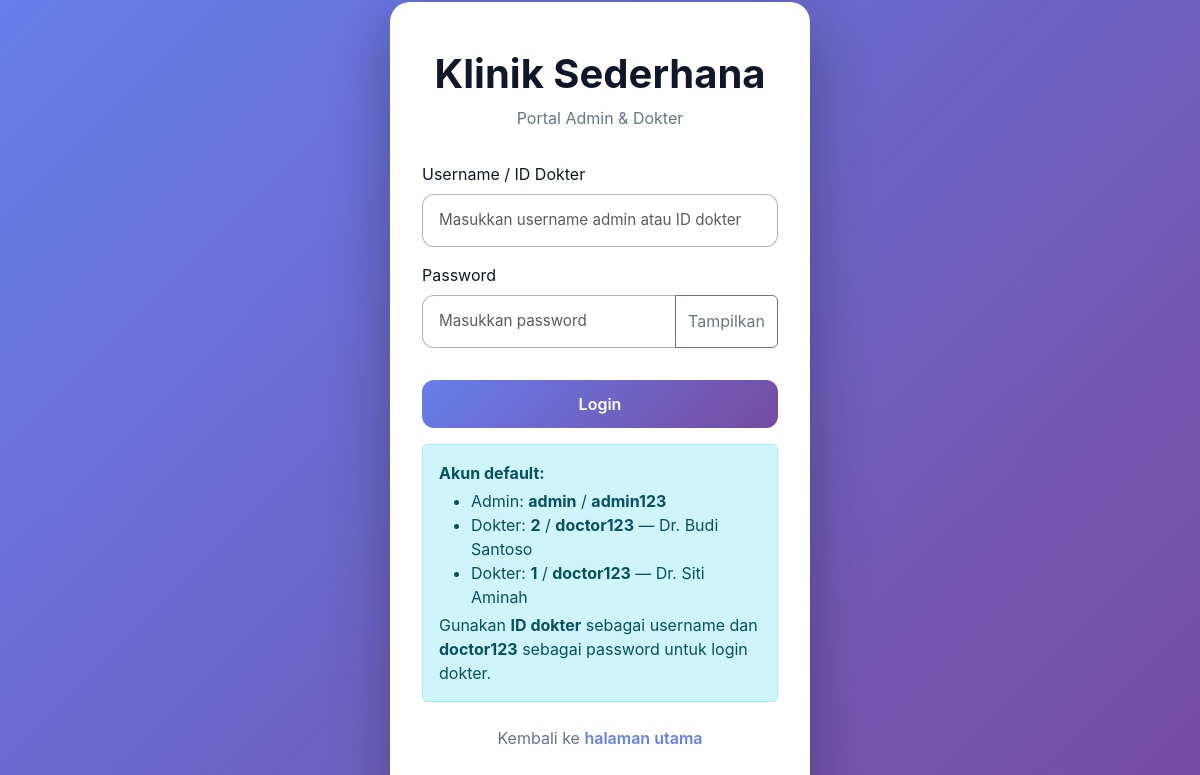
The page /login.php on the database its author committed.
### tables this page shows
CREATE TABLE IF NOT EXISTS `doctors` (
  `id` INT AUTO_INCREMENT PRIMARY KEY,
  `name` VARCHAR(150) NOT NULL,
  `specialty` VARCHAR(100) NOT NULL,
  `phone` VARCHAR(25) NOT NULL,
  `created_at` TIMESTAMP DEFAULT CURRENT_TIMESTAMP
);

### data.php (called while the page is built, shortened)
<?php
function db_connect() {
    try {
        $pdo = new PDO(
            'mysql:host=' . DB_HOST,
            DB_USER,
            DB_PASS,
            [
                PDO::ATTR_ERRMODE => PDO::ERRMODE_EXCEPTION,
                PDO::ATTR_DEFAULT_FETCH_MODE => PDO::FETCH_ASSOC,
                PDO::MYSQL_ATTR_INIT_COMMAND => 'SET NAMES utf8mb4'
            ]
        );
        initialize_database($pdo);
        $pdo->exec('USE `' . DB_NAME . '`');
        return $pdo;
    } catch (PDOException $e) {
        die('Database connection gagal: ' . $e->getMessage());
    }
}
function initialize_database($pdo) {
    $pdo->exec('CREATE DATABASE IF NOT EXISTS `' . DB_NAME . '` CHARACTER SET utf8mb4 COLLATE utf8mb4_unicode_ci');
    $pdo->exec('USE `' . DB_NAME . '`');
    $pdo->exec(
        'CREATE TABLE IF NOT EXISTS doctors (
            id INT AUTO_INCREMENT PRIMARY KEY,
            name VARCHAR(150) NOT NULL,
            specialty VARCHAR(100) NOT NULL,
            phone VARCHAR(25) NOT NULL,
            description TEXT,
            education TEXT,
            symptoms TEXT,
            created_at TIMESTAMP DEFAULT CURRENT_TIMESTAMP
        ) ENGINE=InnoDB DEFAULT CHARSET=utf8mb4'
    );
    $pdo->exec(
        'CREATE TABLE IF NOT EXISTS schedules (
            id INT AUTO_INCREMENT PRIMARY KEY,
            doctor_id INT NOT NULL,
            date DATE NOT NULL,
            time TIME NOT NULL,
            slots INT NOT NULL DEFAULT 1,
            created_at TIMESTAMP DEFAULT CURRENT_TIMESTAMP,
            FOREIGN KEY (doctor_id) REFERENCES doctors(id) ON DELETE CASCADE
        ) ENGINE=InnoDB DEFAULT CHARSET=utf8mb4'
    );
    $pdo->exec(
        'CREATE TABLE IF NOT EXISTS patients (
            id INT AUTO_INCREMENT PRIMARY KEY,
            name VARCHAR(150) NOT NULL,
            phone VARCHAR(25) NOT NULL,
            doctor_id INT NOT NULL,
            schedule_id INT NOT NULL,
            status VARCHAR(50) NOT NULL DEFAULT "Reservasi",
            created_at TIMESTAMP DEFAULT CURRENT_TIMESTAMP,
            FOREIGN KEY (doctor_id) REFERENCES doctors(id) ON DELETE CASCADE,
            FOREIGN KEY (schedule_id) REFERENCES schedules(id) ON DELETE CASCADE
        ) ENGINE=InnoDB DEFAULT CHARSET=utf8mb4'
    );
    $pdo->exec(
        'CREATE TABLE IF NOT EXISTS site_content (
            content_key VARCHAR(100) PRIMARY KEY,
            content_value TEXT NOT NULL
        ) ENGINE=InnoDB DEFAULT CHARSET=utf8mb4'
    );
    $pdo->exec(
        'CREATE TABLE IF NOT EXISTS admin_settings (
            setting_key VARCHAR(100) PRIMARY KEY,
            setting_value TEXT NOT NULL
        ) ENGINE=InnoDB DEFAULT CHARSET=utf8mb4'
    );
    $pdo->exec(
        'CREATE TABLE IF NOT EXISTS users (
            id INT AUTO_INCREMENT PRIMARY KEY,
            username VARCHAR(50) UNIQUE NOT NULL,
            password VARCHAR(255) NOT NULL,
            role VARCHAR(20) NOT NULL,
            doctor_id INT,
            created_at TIMESTAMP DEFAULT CURRENT_TIMESTAMP,
            FOREIGN KEY (doctor_id) REFERENCES doctors(id) ON DELETE SET NULL
        ) ENGINE=InnoDB DEFAULT CHARSET=utf8mb4'
    );
    $defaultDoctors = $pdo->query('SELECT COUNT(*) FROM doctors')->fetchColumn();
    $defaultSchedules = $pdo->query('SELECT COUNT(*) FROM schedules')->fetchColumn();
    $defaultContent = $pdo->query('SELECT COUNT(*) FROM site_content')->fetchColumn();
    if ($defaultContent == 0) {
        $insertContent = $pdo->prepare('INSERT INTO site_content (content_key, content_value) VALUES (?, ?)');
        $insertContent->execute(['site_title', 'Sistem Klinik Sederhana']);
        $insertContent->execute(['hero_eyebrow', 'Selamat Datang di Klinik Sehat']);
        $insertContent->execute(['hero_title', 'Reservasi Janji Temu Dokter dengan Mudah']);
        $insertContent->execute(['hero_text', 'Lihat jadwal dokter untuk hari ini, cek ketersediaan slot, dan langsung kirim permintaan reservasi ke admin lewat WhatsApp.']);
        $insertContent->execute(['hero_cta_text', 'Lihat Jadwal']);
        $insertContent->execute(['footer_text', 'Untuk reservasi, klik tombol WhatsApp dan kirim pesan ke admin klinik.']);
    }
    $defaultSettings = $pdo->query('SELECT COUNT(*) FROM admin_settings')->fetchColumn();
    if ($defaultSettings == 0) {
        $insertSettings = $pdo->prepare('INSERT INTO admin_settings (setting_key, setting_value) VALUES (?, ?)');
        $insertSettings->execute(['admin_phone', ADMIN_PHONE]);
    }
    $adminExists = $pdo->prepare('SELECT COUNT(*) AS count FROM users WHERE username = ? LIMIT 1');
    $adminExists->execute(['admin']);
    $adminExistsRow = $adminExists->fetch(PDO::FETCH_ASSOC);
    if (!$adminExistsRow || $adminExistsRow['count'] == 0) {
        $insertUser = $pdo->prepare('INSERT INTO users (username, password, role) VALUES (?, ?, ?)');
        $insertUser->execute(['admin', password_hash('admin123', PASSWORD_DEFAULT), 'admin']);
    }
    $doctorRows = $pdo->query('SELECT id FROM doctors')->fetchAll(PDO::FETCH_COLUMN);
    $checkDoctorUser = $pdo->prepare('SELECT COUNT(*) AS count FROM users WHERE doctor_id = ? LIMIT 1');
    $createDoctorUser = $pdo->prepare('INSERT INTO users (username, password, role, doctor_id) VALUES (?, ?, ?, ?)');
    foreach ($doctorRows as $doctorId) {
        $checkDoctorUser->execute([$doctorId]);
        $doctorExistsRow = $checkDoctorUser->fetch(PDO::FETCH_ASSOC);
        if (!$doctorExistsRow || $doctorExistsRow['count'] == 0) {
            $createDoctorUser->execute([(string)$doctorId, password_hash('doctor123', PASSWORD_DEFAULT), 'doctor', (int)$doctorId]);
        }
    }
}
function db_query($sql, $params = [], $one = false) {
    $stmt = db_connect()->prepare($sql);
    $stmt->execute($params);
    return $one ? $stmt->fetch() : $stmt->fetchAll();
}
function load_data($name) {
    switch ($name) {
        case 'doctors':
            return db_query('SELECT * FROM doctors ORDER BY name');
    }
    return [];
}

### login.php (the view, shortened to what this page needs)
<?php
require_once __DIR__ . '/data.php';
$doctors = load_data('doctors');
?>
<!DOCTYPE html>
<html lang="id">
<head>
    <link href="https://cdn.jsdelivr.net/npm/bootstrap@5.3.2/dist/css/bootstrap.min.css" rel="stylesheet">
    <link rel="stylesheet" href="./assets/style.css" />
</head>
<body>
<div class="login-container">
    <div class="login-header">
        <h1>Klinik Sederhana</h1>
        <p>Portal Admin & Dokter</p>
    </div>
    <form method="post">
        <div class="mb-3">
            <label class="form-label" for="username">Username / ID Dokter</label>
            <input class="form-control" type="text" id="username" name="username" placeholder="Masukkan username admin atau ID dokter" required autofocus />
        </div>
        <div class="mb-3">
            <label class="form-label" for="password">Password</label>
            <div class="input-group">
                <input class="form-control" type="password" id="password" name="password" placeholder="Masukkan password" required />
                <button class="btn btn-outline-secondary" type="button" id="togglePassword">Tampilkan</button>
            </div>
        </div>
        <button class="btn btn-primary btn-login" type="submit">Login</button>
    </form>
    <div class="alert alert-info mt-3" role="alert">
        <p class="mb-1"><strong>Akun default:</strong></p>
        <ul class="mb-1">
            <li>Admin: <strong>admin</strong> / <strong>admin123</strong></li>
            <?php foreach ($doctors as $doctor): ?>
                <li>Dokter: <strong><?php echo $doctor['id']; ?></strong> / <strong>doctor123</strong> — <?php echo htmlspecialchars($doctor['name']); ?></li>
            <?php endforeach; ?>
        </ul>
        <p class="mb-0">Gunakan <strong>ID dokter</strong> sebagai username dan <strong>doctor123</strong> sebagai password untuk login dokter.</p>
    </div>
    <div class="login-footer">
        <p class="mb-0">Kembali ke <a href="index.php">halaman utama</a></p>
    </div>
</div>
</body>
</html>

### assets/style.css (style rules this page uses)
body { font-family: 'Inter', system-ui, -apple-system, BlinkMacSystemFont, 'Segoe UI', sans-serif; background: #f8fafc; margin: 0; padding: 0; color: #0f172a; }
.form-group input, .form-group select, .form-group textarea, .form-control, .form-select { width: 100%; padding: 14px 16px; border: 1px solid rgba(148, 163, 184, 0.8); border-radius: 1rem; font-size: 0.95rem; color: #0f172a; background: #ffffff; box-shadow: none; }

### login.php (style rules this page uses)
body { background: linear-gradient(135deg, #667eea 0%, #764ba2 100%); min-height: 100vh; display: flex; align-items: center; justify-content: center; }
.login-container { background: white; border-radius: 20px; box-shadow: 0 20px 60px rgba(0, 0, 0, 0.3); padding: 3rem 2rem; width: 100%; max-width: 420px; }
.login-header { text-align: center; margin-bottom: 2rem; }
.login-header h1 { color: #0f172a; font-weight: 700; margin-bottom: 0.5rem; }
.login-header p { color: #64748b; margin: 0; }
.form-control { border-radius: 12px; border: 1px solid rgba(148, 163, 184, 0.8); padding: 14px 16px; font-size: 0.95rem; }
.btn-login { background: linear-gradient(135deg, #667eea 0%, #764ba2 100%); border: none; border-radius: 12px; padding: 12px 24px; font-weight: 600; width: 100%; margin-top: 1rem; }
.login-footer { text-align: center; margin-top: 1.5rem; color: #64748b; }
.login-footer a { color: #667eea; text-decoration: none; font-weight: 600; }

### rows shown on the page
doctors: id "2", name "Dr. Budi Santoso"
doctors: id "1", name "Dr. Siti Aminah"
